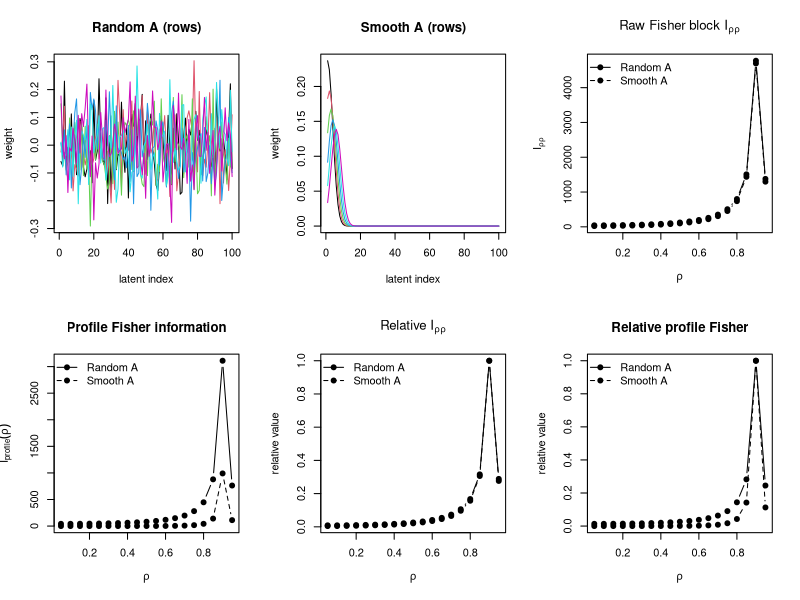

This chart was generated by the following R code:
# Profile Fisher information for rho under different observation operators A
#
# Goal:
# For the covariance model
#   Sigma(rho, phi) = I + phi * A Q(rho)^{-1} A'
# compute the Fisher blocks
#   I_rhorho, I_rhophi, I_phiphi
# and then the profile Fisher information
#   I_profile(rho) = I_rhorho - I_rhophi^2 / I_phiphi
#
# Compare:
#   1) random A
#   2) smooth A
#
# This is a simulation-free identifiability diagnostic for rho after
# profiling out phi.
#
# Notes:
# - sigma2_e is omitted because Fisher info for rho is invariant to an
#   overall covariance scale multiplier.
# - Sigma_rho is approximated by finite differences on the rho grid.

library(Matrix)

# -------------------------------------------------------------------
# SAR precision
# -------------------------------------------------------------------

make_SAR_Q <- function(p, rho) {
  i_idx <- c(2:p, 1:(p - 1))
  j_idx <- c(1:(p - 1), 2:p)
  row_sums <- c(1, rep(2, p - 2), 1)
  x_vals <- 1 / row_sums[i_idx]

  W <- Matrix::sparseMatrix(
    i = i_idx,
    j = j_idx,
    x = x_vals,
    dims = c(p, p)
  )

  S <- Matrix::Diagonal(p) - rho * W
  Matrix::crossprod(S)
}

# -------------------------------------------------------------------
# Observation operators
# -------------------------------------------------------------------

make_random_A <- function(n, p) {
  A <- matrix(rnorm(n * p), n, p)
  row_norms <- sqrt(rowSums(A^2))
  A / row_norms
}

make_smooth_A <- function(n, p, bw = 3 / p) {
  obs_locs <- seq(0, 1, length.out = n)
  bas_locs <- seq(0, 1, length.out = p)

  A <- matrix(0, n, p)

  for (i in seq_len(n)) {
    w <- exp(-0.5 * ((obs_locs[i] - bas_locs) / bw)^2)
    A[i, ] <- w / sum(w)
  }

  A
}

# -------------------------------------------------------------------
# Compute AQ^{-1}A' without forming Q^{-1}
# -------------------------------------------------------------------

compute_sigma_obs <- function(A, Q) {
  X <- solve(as.matrix(Q), t(A))
  A %*% X
}

# -------------------------------------------------------------------
# Finite-difference derivative of a list of matrices
# -------------------------------------------------------------------

compute_matrix_derivative <- function(M_list, x_grid) {
  m <- length(M_list)
  dM <- vector("list", m)

  for (i in 2:(m - 1)) {
    dx <- x_grid[i + 1] - x_grid[i - 1]
    dM[[i]] <- (M_list[[i + 1]] - M_list[[i - 1]]) / dx
  }

  dM[[1]] <- (M_list[[2]] - M_list[[1]]) / (x_grid[2] - x_grid[1])
  dM[[m]] <- (M_list[[m]] - M_list[[m - 1]]) / (x_grid[m] - x_grid[m - 1])

  dM
}

# -------------------------------------------------------------------
# Fisher blocks for one rho
# -------------------------------------------------------------------

compute_fisher_blocks <- function(Sigma, Sigma_rho, Sigma_phi) {
  Sigma_inv <- solve(Sigma)

  M_rho <- Sigma_inv %*% Sigma_rho
  M_phi <- Sigma_inv %*% Sigma_phi

  I_rhorho <- 0.5 * sum(M_rho * t(M_rho))
  I_rhophi <- 0.5 * sum(M_rho * t(M_phi))
  I_phiphi <- 0.5 * sum(M_phi * t(M_phi))

  c(
    I_rhorho = I_rhorho,
    I_rhophi = I_rhophi,
    I_phiphi = I_phiphi
  )
}

# -------------------------------------------------------------------
# Compute profile Fisher curve for a given A
# -------------------------------------------------------------------

compute_profile_fisher_curve <- function(A, rho_grid, phi) {
  # Step 1: compute Sigma_obs(rho) = A Q(rho)^{-1} A'
  Sigma_obs_list <- lapply(rho_grid, function(rho) {
    Q <- make_SAR_Q(ncol(A), rho)
    compute_sigma_obs(A, Q)
  })

  # Step 2: derivative wrt rho of Sigma_obs(rho)
  dSigma_obs_list <- compute_matrix_derivative(Sigma_obs_list, rho_grid)

  # Step 3: full covariance and derivatives
  # Sigma(rho, phi) = I + phi * Sigma_obs(rho)
  m <- length(rho_grid)

  I_rhorho <- numeric(m)
  I_rhophi <- numeric(m)
  I_phiphi <- numeric(m)
  I_profile <- numeric(m)

  for (i in seq_len(m)) {
    Sigma_obs <- Sigma_obs_list[[i]]
    dSigma_obs <- dSigma_obs_list[[i]]

    Sigma <- diag(nrow(A)) + phi * Sigma_obs
    Sigma_rho <- phi * dSigma_obs
    Sigma_phi <- Sigma_obs

    blocks <- compute_fisher_blocks(Sigma, Sigma_rho, Sigma_phi)

    I_rhorho[i] <- blocks["I_rhorho"]
    I_rhophi[i] <- blocks["I_rhophi"]
    I_phiphi[i] <- blocks["I_phiphi"]

    I_profile[i] <- I_rhorho[i] - I_rhophi[i]^2 / I_phiphi[i]
  }

  list(
    rho_grid = rho_grid,
    I_rhorho = I_rhorho,
    I_rhophi = I_rhophi,
    I_phiphi = I_phiphi,
    I_profile = I_profile,
    Sigma_obs_list = Sigma_obs_list
  )
}

# -------------------------------------------------------------------
# Main setup
# -------------------------------------------------------------------

set.seed(123)

p <- 100
n <- 100
phi <- 5
rho_grid <- seq(0.05, 0.95, by = 0.05)

A_random <- make_random_A(n, p)
A_smooth <- make_smooth_A(n, p, bw = 3 / p)

# -------------------------------------------------------------------
# Compute profile Fisher curves
# -------------------------------------------------------------------

cat("Computing profile Fisher for random A...\n")
fish_random <- compute_profile_fisher_curve(A_random, rho_grid, phi)

cat("Computing profile Fisher for smooth A...\n")
fish_smooth <- compute_profile_fisher_curve(A_smooth, rho_grid, phi)

# Relative versions for shape comparison
rel <- function(x) {
  x / max(x, na.rm = TRUE)
}

Iprof_random_rel <- rel(fish_random$I_profile)
Iprof_smooth_rel <- rel(fish_smooth$I_profile)

Irhorho_random_rel <- rel(fish_random$I_rhorho)
Irhorho_smooth_rel <- rel(fish_smooth$I_rhorho)

# -------------------------------------------------------------------
# Print summaries
# -------------------------------------------------------------------

cat("\n=== Profile Fisher summaries ===\n")
cat(sprintf("Random A: max I_profile = %.6f\n", max(fish_random$I_profile)))
cat(sprintf("Smooth A: max I_profile = %.6f\n", max(fish_smooth$I_profile)))

cat(sprintf(
  "Random A: min/max I_profile = [%.6f, %.6f]\n",
  min(fish_random$I_profile), max(fish_random$I_profile)
))
cat(sprintf(
  "Smooth A: min/max I_profile = [%.6f, %.6f]\n",
  min(fish_smooth$I_profile), max(fish_smooth$I_profile)
))

# -------------------------------------------------------------------
# Plots
# -------------------------------------------------------------------

pdf("profile_fisher_info.pdf", width = 14, height = 10)
par(mfrow = c(2, 3))

# Show A rows
matplot(
  t(A_random[1:6, , drop = FALSE]),
  type = "l",
  lty = 1,
  xlab = "latent index",
  ylab = "weight",
  main = "Random A (rows)"
)

matplot(
  t(A_smooth[1:6, , drop = FALSE]),
  type = "l",
  lty = 1,
  xlab = "latent index",
  ylab = "weight",
  main = "Smooth A (rows)"
)

# Raw I_rhorho
plot(
  rho_grid, fish_random$I_rhorho,
  type = "b", pch = 19,
  xlab = expression(rho),
  ylab = expression(I[rho * rho]),
  main = expression("Raw Fisher block " * I[rho * rho]),
  ylim = range(c(fish_random$I_rhorho, fish_smooth$I_rhorho))
)
lines(rho_grid, fish_smooth$I_rhorho, type = "b", pch = 19, lty = 2)
legend(
  "topleft",
  legend = c("Random A", "Smooth A"),
  lty = c(1, 2),
  pch = 19,
  bty = "n"
)

# Raw profile Fisher
plot(
  rho_grid, fish_random$I_profile,
  type = "b", pch = 19,
  xlab = expression(rho),
  ylab = expression(I[profile](rho)),
  main = "Profile Fisher information",
  ylim = range(c(fish_random$I_profile, fish_smooth$I_profile))
)
lines(rho_grid, fish_smooth$I_profile, type = "b", pch = 19, lty = 2)
legend(
  "topleft",
  legend = c("Random A", "Smooth A"),
  lty = c(1, 2),
  pch = 19,
  bty = "n"
)

# Relative I_rhorho
plot(
  rho_grid, Irhorho_random_rel,
  type = "b", pch = 19,
  xlab = expression(rho),
  ylab = "relative value",
  main = expression("Relative " * I[rho * rho]),
  ylim = range(c(Irhorho_random_rel, Irhorho_smooth_rel))
)
lines(rho_grid, Irhorho_smooth_rel, type = "b", pch = 19, lty = 2)
legend(
  "topleft",
  legend = c("Random A", "Smooth A"),
  lty = c(1, 2),
  pch = 19,
  bty = "n"
)

# Relative profile Fisher
plot(
  rho_grid, Iprof_random_rel,
  type = "b", pch = 19,
  xlab = expression(rho),
  ylab = "relative value",
  main = "Relative profile Fisher",
  ylim = range(c(Iprof_random_rel, Iprof_smooth_rel))
)
lines(rho_grid, Iprof_smooth_rel, type = "b", pch = 19, lty = 2)
legend(
  "topleft",
  legend = c("Random A", "Smooth A"),
  lty = c(1, 2),
  pch = 19,
  bty = "n"
)

par(mfrow = c(1, 1))
dev.off()

cat("\nSaved plots to profile_fisher_info.pdf\n")
